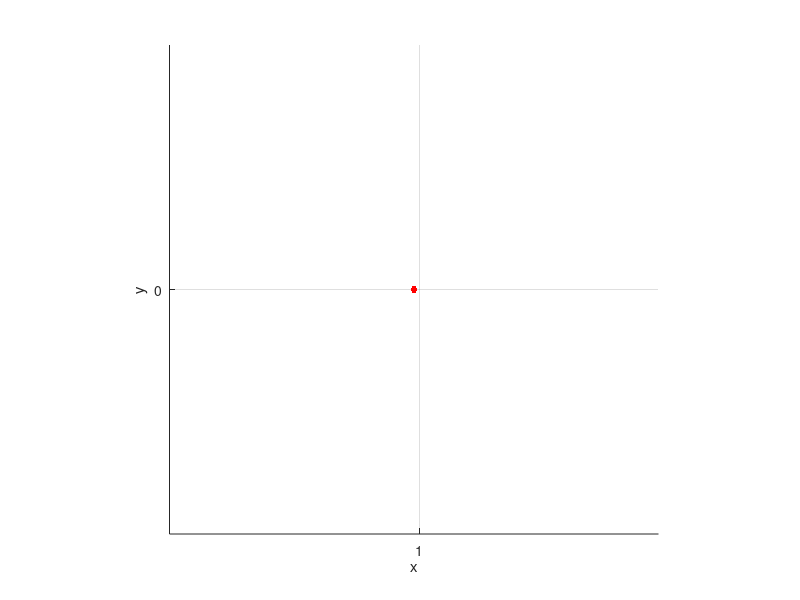

MATLAB code for this plot: (Note: this script raises an error after producing the figure.)
    %% OF A PERIODIC ORBIT 
    %initialization
    clear, close all, clc

    mu = 0.0121506683;
    M1 =  -mu; 
    M2 = (1-mu);
    options = odeset('AbsTol', 1e-10, 'RelTol',1e-10);

    figure('name', 'Orbit')
%     plot3(M1, 0, 0, 'k.', 'markersize', 15), hold on
    plot3(M2, 0, 0, 'r.', 'markersize', 15), hold on,
    grid on, xlabel('x'), ylabel('y'), zlabel('z'), axis equal, view([0 0 90])
    
    step = (-0.01:0.005:0.08);
    %search of the periodic Lyapounov function
    X0_0 = [1.062; 0; 0; 0; 0.461; 0];
    X0 = X0_0;
    X01 = X0(1:3);
    T_half = 1.86;
    X0s = zeros(4,1);
    X0s(1:3) = X0(4:6);
    X0s(4) = T_half;
    opts = optimset('TolFun', 1e-13, 'TolX', 1e-13);
for dz = step
    wb = waitbar(dz/(step(end)-step(1)));
    X01(1) = X0_0(1) + dz; 
    [X0s, fval, ~, output] = fsolve(@(X) periodicity_search_Lyapunov(X, X01, mu, M1, M2, options), X0s, opts);
    X0new = [X01; X0s(1:3)];
    Tspan = [0 2*X0s(4)]; 
    [Tnew, ynew] = ode113(@(t,x) CR3BP(t, x, mu, M1, M2), Tspan, X0new, options);
    plot3(ynew(:,1), ynew(:,2), ynew(:,3), 'r'), hold on 
    plot3(ynew(1,1), ynew(1,2), ynew(1,3), 'k+'), hold on 
end
delete(wb)
%%  MONODROMY COMPUTATION
    clear, close all, clc

    mu = 0.0121506683;
    M1 =  -mu; 
    M2 = (1-mu);
    options = odeset('AbsTol', 1e-13, 'RelTol',1e-13);
    %search of the periodic Lyapounov function
    X0_0 = [1.062; 0; 0; 0; 0.461; 0];
    X0 = X0_0;
    X01 = X0(1:3);
    T_half = 1.86;
    X0s = zeros(4,1);
    X0s(1:3) = X0(4:6);
    X0s(4) = T_half;
    opts = optimset('TolFun', 1e-13, 'TolX', 1e-13,'Display','Off');
    [X0s, fval, ~, output] = fsolve(@(X) periodicity_search_Lyapunov(X, X01, mu, M1, M2, options), X0s, opts);
    X0new = [X01; X0s(1:3)];
    Tspan = [0 2*X0s(4)]; 
[T_p, y_p] = ode113(@(t,x) CR3BP(t, x, mu, M1, M2), Tspan, X0new, options);
%calcolo mondromy matrix
MDM = mondromoy_comp (1e-12, X0new, 2*X0s(4), 0, mu, M1, M2, options);
[V, D] = eig(MDM);
v = V(:,6);
display(diag(D))
figure()
for i = 1:length(y_p)
    phi_tau = mondromoy_comp (1e-12, X0new, T_p(i)+eps, 0, mu, M1, M2, options);
    X0 = y_p(i,:)' + 1e-5*phi_tau* v;
    [T_m, y_m] = ode113(@(t,x) CR3BP(t, x, mu, M1, M2), [0 10], X0, options);
    plot3(y_m(:,1), y_m(:,2), y_m(:,3), 'b'), hold on 
end
plot3(y_p(:,1), y_p(:,2), y_p(:,3), 'r'), hold on, axis equal
    
%% computation of monodromy matrix

    syms xx yy zz xd yd zd xdd ydd zdd
    d = sqrt((xx - M1).^2 + yy.^2 + zz.^2);
    r = sqrt((xx - M2).^2 + yy.^2 + zz.^2);
    sys = [xd; ...
           yd; ...
           zd; ...
           xx + 2*yd-(1-mu)*(xx + mu)/d^3 - mu*(xx - 1+mu)/r^3; ...
           yy - 2*xd - (1-mu)*yy/d^3 - mu*yy/r^3; ...
           -(1-mu)*zz/d^3 - mu*zz/r^3];
       
    ss = [xx yy zz xd yd zd];
    A1 = diff(sys,xx);
    A2 = diff(sys,yy);
    A3 = diff(sys,zz);
    A4 = diff(sys,xd);
    A5 = diff(sys,yd);
    A6 = diff(sys,zd);
    A = [A1, A2, A3, A4, A5, A6];
    
    syms x(t) [6,1]
    A_tau = subs(A, xx, x1);
    A_tau = subs(A_tau, yy, x2);
    A_tau = subs(A_tau, zz, x3);
    A_tau = subs(A_tau, xd, diff(x1,t));
    A_tau = subs(A_tau, yd, diff(x2,t));
    A_tau = subs(A_tau, zd, diff(x3,t));
    
    sys = subs(sys, xx, x1);
    sys = subs(sys, yy, x2);
    sys = subs(sys, zz, x3);
    sys = subs(sys, xd, diff(x1,t));
    sys = subs(sys, yd, diff(x2,t));
    sys = subs(sys, zd, diff(x3,t));
    
    syms phi(t) [6,6]
    d = sqrt((x1 - M1).^2 + x2.^2 + x3.^2);
    r = sqrt((x1 - M2).^2 + x2.^2 + x3.^2);
    
    eqn6 = diff(x,t) == A_tau*x;
    dphi = A_tau*phi;
    dphi36 = reshape(diff(phi,t),[36,1]);
    Aphi36 = reshape(A_tau*phi,[36,1]);
    eqn8 = dphi36 == Aphi36;
    V1 = odeToVectorField(eqn8);
    V2 = odeToVectorField(eqn6);
    
    V1 = subs(V1, diff(x1,t), xd);
    V1 = subs(V1, diff(x2,t), yd);
    V1 = subs(V1, diff(x3,t), zd);
    V1 = subs(V1, x1, xx);
    V1 = subs(V1, x2, yy);
    V1 = subs(V1, x3, zz);
    
    V2 = subs(V2, diff(x1,t), xd);
    V2 = subs(V2, diff(x2,t), yd);
    V2 = subs(V2, diff(x3,t), zd);
    V2 = subs(V2, x1, xx);
    V2 = subs(V2, x2, yy);
    V2 = subs(V2, x3, zz);

    MM1 = matlabFunction(V1,'vars',{'t','Y','xx', 'yy', 'zz', 'xd', 'yd', 'zd'});
    MM2 = matlabFunction(V2,'vars',{'t','Y'});
    phi0 = reshape(eye(6),[36,1]);
    X00 = [X0new; phi0];
    options = odeset('AbsTol', 1e-13, 'RelTol',1e-13);
    [T, y] = ode113(@(t,x) myfun42(t,x, MM1, mu, M1, M2), Tspan, X00, options);

   
%% Manifold computation
mu = 0.0121506683;
    M1 =  -mu; 
    M2 = (1-mu);
    options = odeset('AbsTol', 1e-13, 'RelTol',1e-13);
    %search of the periodic Lyapounov function
    X0_0 = [1.062; 0; 0; 0; 0.461; 0];
    X0 = X0_0;
    X01 = X0(1:3);
    T_half = 1.86;
    X0s = zeros(4,1);
    X0s(1:3) = X0(4:6);
    X0s(4) = T_half;
    opts = optimset('TolFun', 1e-13, 'TolX', 1e-13,'Display','Off');
    [X0s, fval, ~, output] = fsolve(@(X) periodicity_search_Lyapunov(X, X01, mu, M1, M2, options), X0s, opts);
    X0new = [X01; X0s(1:3)];
    Tspan = [0 2*X0s(4)]; 
    
    options = odeset('AbsTol', 1e-14, 'RelTol',1e-14);
    MONODROMY = reshape(y(end,7:42),[6,6]);
    
    [V,D] = eig(MONODROMY);
    EIGS = diag(D);
%     figure()
%     plot(real(EIGS), imag(EIGS), 'kx')
    
    cont = 1;
    figure()
    for jj = 6
        v = V(:,jj);
        for i=1:10:length(T)
        STM = reshape(y(i,7:42),[6,6]);
        Y0 = y(i,1:6)' + 1e-9*STM*v;
        [~, y_p] = ode45(@(t,x) CR3BP(t, x, mu, M1, M2), [0 10], Y0, options);
        colo = ['b','k','c','g'];
        plot3(y_p(:,1), y_p(:,2), y_p(:,3)), hold on,   
        [~, y_p0] = ode113(@(t,x) CR3BP(t, x, mu, M1, M2), Tspan, X0new, options);
        end
        plot3(y_p0(:,1), y_p0(:,2), y_p0(:,3),'r-', 'markersize',5), hold off, axis equal
        cont = cont + 1;
    end
    
    %%
    function dx = myfun42(t,x, MM1, mu, E, M)
    d = sqrt((x(1) - E)^2 + x(2)^2 + x(3)^2);
    r = sqrt((x(1) - M)^2 + x(2)^2 + x(3)^2);
    dx = zeros(42,1);
    dx(1:3) = x(4:6);
    dx(4) = x(1)+2*x(5)-(1-mu)*(x(1)+mu)/d^3-mu*(x(1)-1+mu)/r^3;
    dx(5) = x(2) - 2*x(4) - (1-mu)*x(2)/d^3 - mu*x(2)/r^3;
    dx(6) = -(1-mu)*x(3)/d^3 - mu*x(3)/r^3;
    dx(7:42)= MM1(t,x(7:42),x(1),x(2),x(3),x(4),x(5),x(6));
    end
% %%
% figure ()
%     X0_0 = [1.062; 0; 0; 0; 0.461; 0];
%     X0 = X0_0;
%     X01 = X0(1:3);
%     T_half = 1.86;
%     X0s = zeros(4,1);
%     X0s(1:3) = X0(4:6);
%     X0s(4) = T_half;
%     stepp1 = linspace(step(1), step(end), 100);
%     dz = stepp1(2) - stepp1(1);
% for dz = stepp1
%     wb = waitbar(dz/(stepp1(end)-stepp1(1)));
%     X01(1) = X0_0(1) + dz; 
%     [X0s, fval, ~, output] = fsolve(@(X) periodicity_search_Lyapunov(X, X01, mu, M1, M2, options), X0s, opts);
%     X0new = [X01; X0s(1:3)];
%     Tspan = [0 2*X0s(4)]; 
%     % MONODROMY MATRIX COMPUTATION
%     phi = mondromoy_comp (1e-10, X0new, 2*X0s(4), 0, mu, M1, M2, options);
%     [V, D] = eig(phi);
%     DD = diag(D);
%     for jj = 1:6
%         if real(DD(jj)) < 0
%         X02 = X0new + 1e-6*V(:,jj);
%         [Tnew, ynew] = ode113(@(t,x) CR3BP(t, x, mu, M1, M2), 2*Tspan, X02, options);
%         coll = ['b','y', 'k','c','g','m'];
%         subplot(2,3,jj),plot3(ynew(:,1), ynew(:,2), ynew(:,3), coll(jj)), hold on 
%                         plot3(ynew(1,1), ynew(1,2), ynew(1,3), 'kx'), hold on, axis equal, view([0 0 90])
%         end
%     end
% end
% delete(wb)
%%
function phi = mondromoy_comp (dx, X0, T_obs, T_phi,mu, M1, M2, options)
    Tspan = [T_phi T_obs];
    [~, y] = ode113(@(t,x) CR3BP(t, x, mu, M1, M2), Tspan, X0, options);
    phi = zeros(6,6);
    for i=1:6
        X0new = X0;
        X0new(i) = X0new(i) + dx;
        [~, ynew] = ode113(@(t,x) CR3BP(t, x, mu, M1, M2), Tspan, X0new, options);
        phi(:,i) = (ynew(end,:) - y(end,:))/dx;
    end
end

function dx = CR3BP(t, x, mu, E ,M)
    d = sqrt((x(1) - E)^2 + x(2)^2 + x(3)^2);
    r = sqrt((x(1) - M)^2 + x(2)^2 + x(3)^2);
    %x [6,1] x, v
    dx = zeros(6,1);
    dx(1:3) = x(4:6);
    dx(4) = x(1)+2*x(5)-(1-mu)*(x(1)+mu)/d^3-mu*(x(1)-1+mu)/r^3;
    dx(5) = x(2) - 2*x(4) - (1-mu)*x(2)/d^3 - mu*x(2)/r^3;
    dx(6) = -(1-mu)*x(3)/d^3 - mu*x(3)/r^3;
end

function dX = periodicity_search_Lyapunov(X0plan, X01, mu, E, M, options)
    X0 = [X01; X0plan(1:3)];
    Tspan = [0 X0plan(4)];
    [~, y] = ode113(@(t,X) CR3BP(t, X, mu, E, M), Tspan, X0, options);
    dX = [y(end,2); y(end,4); y(end,6); y(1,4); y(1,6)];
end

